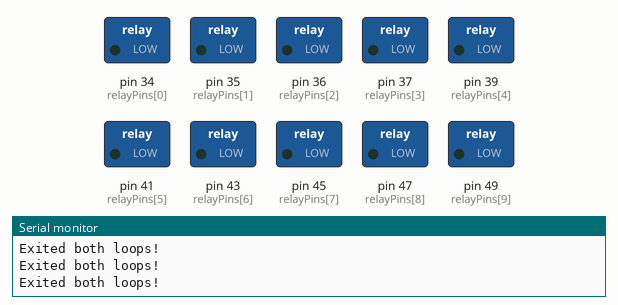
Bench run of a sketch on a simulated Arduino Mega 2560, built with avr-gcc and run on an emulated ATmega2560. On the bench: switched loads named in the sketch (green lamp = pin HIGH), the last lines printed to the serial monitor.

Above: at 0.1 s.
At 20.7 s:
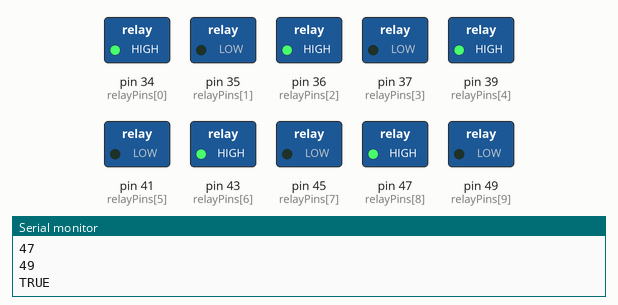
At 21.9 s:
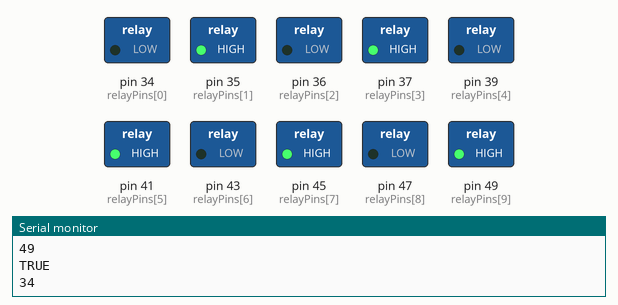
At 24.3 s:
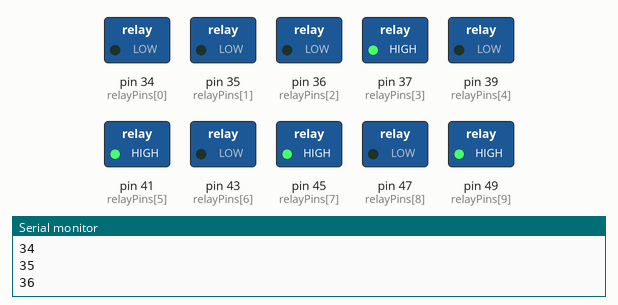
At 27.9 s:
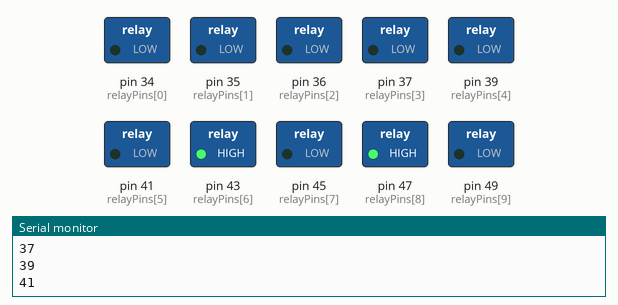
At 33.7 s:
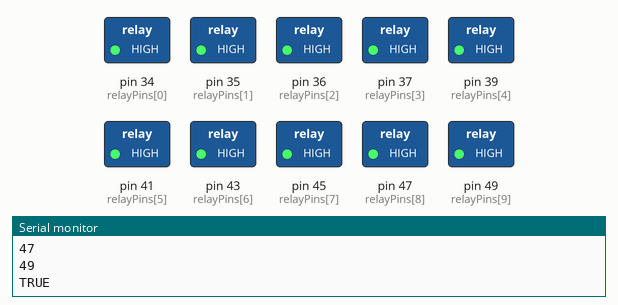
Timing chart, 0 to 40.0 s (numbered marks = the images above):
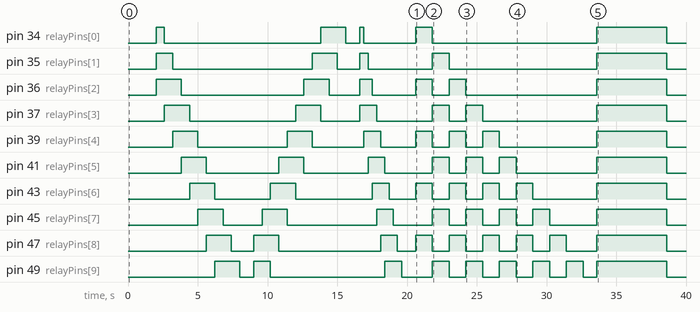

The sketch:

MultiFunctionPDLCSwitching.ino
```cpp
#define NUM_RELAYS 10

const int relayPins[NUM_RELAYS] = { 34, 35,36, 37, 39, 41, 43, 45,47,49};

const int relayPins2[NUM_RELAYS] = { 34, 35,36, 37, 39, 41, 43, 45,47,49};

bool canRunSectionOne = true;
bool canRunSectionTwo = false;
bool canRunSectionThree = false;
bool canRunSectionFour = false;
bool canRunSectionFive = false;

unsigned long previousMillis = millis();
unsigned long interval = 2000;       // Desired interval to blink (milliseconds)

void setup() {

  Serial.begin(9600);

  // Initialize the pins
  for (int i = 0; i < NUM_RELAYS; i++)
  {
    pinMode(relayPins[i], OUTPUT);
    digitalWrite(relayPins[i], LOW);  // Ensure relays are off initially
  }
}
void loop()
{
    manualControl();
}
void manualControl()
{
  unsigned long currentMillis = millis();

         if (currentMillis - previousMillis >= interval)
         {
                  previousMillis = currentMillis; // Save the last time you blinked the LED

                  if(canRunSectionOne == true)
                  {
                      for (int i = 0; i < NUM_RELAYS; i++)
                      {
                           digitalWrite(relayPins[i], HIGH);  // Activate relay
                          digitalWrite(relayPins[i+1], HIGH);  // Activate relay
                           digitalWrite(relayPins[i+2], HIGH);  // Activate relay
                           delay(600);
                            digitalWrite(relayPins[i], LOW);
                         digitalWrite(relayPins[i+1], LOW);
                         digitalWrite(relayPins[i+2], LOW);
                        Serial.println(relayPins[i]);
                              if(relayPins[i] == 49)
                               {
                                    Serial.println("TRUE");
                                     delay(1000);
                                    canRunSectionOne = false;
                                    canRunSectionTwo = true;
                                    break;
                               }
                       }
                  }

                  if(canRunSectionTwo == true)
                  {
                     for (int i = NUM_RELAYS ; i >0; i--)
                      {
                           digitalWrite(relayPins[i], HIGH);  // Activate relay
                          digitalWrite(relayPins[i-1], HIGH);  // Activate relay
                           digitalWrite(relayPins[i-2], HIGH);  // Activate relay
                           delay(600);
                            digitalWrite(relayPins[i], LOW);
                         digitalWrite(relayPins[i-1], LOW);
                         digitalWrite(relayPins[i-2], LOW);
                        Serial.println(relayPins[i]);
                              if(relayPins[i] == 34)
                               {
                                    Serial.println("TRUE");
                                     delay(1000);
                                     canRunSectionThree = true ;
                                    canRunSectionTwo = false;
                                    break;
                               }
                       }
                  }

                  if(canRunSectionThree == true)
                  {
                     for (int i = 0; i < NUM_RELAYS; i++)
                      {
                           digitalWrite(relayPins[i], HIGH);  // Activate relay
                          digitalWrite(relayPins[i+1], HIGH);  // Activate relay
                           digitalWrite(relayPins[i+2], HIGH);  // Activate relay
                           digitalWrite(relayPins[i+3], HIGH);  // Activate relay
                           delay(300);
                            digitalWrite(relayPins[i], LOW);
                         digitalWrite(relayPins[i+1], LOW);
                         digitalWrite(relayPins[i+2], LOW);
                         digitalWrite(relayPins[i+3], LOW);
                        Serial.println(relayPins[i]);
                              if(relayPins[i] == 49)
                               {
                                    Serial.println("TRUE");
                                     delay(1000);
                                     canRunSectionThree = false;
                                    canRunSectionFour= true;
                                    break;
                               }
                       }
                  }

                   if(canRunSectionFour == true)
                  {
                     for (int i = 0; i < NUM_RELAYS; i++)
                      {
                           digitalWrite(relayPins[i], HIGH);  // Activate relay
                          digitalWrite(relayPins[i+2], HIGH);  // Activate relay
                           digitalWrite(relayPins[i+4], HIGH);  // Activate relay
                           digitalWrite(relayPins[i+6], HIGH);  // Activate relay
                            digitalWrite(relayPins[i+8], HIGH);  // Activate relay
                           delay(1200);
                            digitalWrite(relayPins[i], LOW);
                         digitalWrite(relayPins[i+2], LOW);
                         digitalWrite(relayPins[i+4], LOW);
                         digitalWrite(relayPins[i+6], LOW);
                          digitalWrite(relayPins[i+8], LOW);  // Activate relay
                        Serial.println(relayPins[i]);
                              if(relayPins[i] == 49)
                               {
                                    Serial.println("TRUE");
                                     delay(1000);
                                     canRunSectionFive = true;
                                    canRunSectionFour= false;
                                    break;
                               }
                       }
                  }
                  if(canRunSectionFive == true)
                  {
                     for (int i = 0; i < 1; i++)
                      {
                           digitalWrite(relayPins[i], HIGH);  // Activate relay
                           digitalWrite(relayPins[i+1], HIGH);  // Activate relay
                           digitalWrite(relayPins[i+2], HIGH);  // Activate relay
                           digitalWrite(relayPins[i+3], HIGH);  // Activate relay
                           digitalWrite(relayPins[i+4], HIGH);  // Activate relay
                          digitalWrite(relayPins[i+5], HIGH);  // Activate relay
                           digitalWrite(relayPins[i+6], HIGH);  // Activate relay
                           digitalWrite(relayPins[i+7], HIGH);  // Activate relay
                            digitalWrite(relayPins[i+8], HIGH);  // Activate relay
                             digitalWrite(relayPins[i+9], HIGH);  // Activate relay
                           delay(5000);
                           digitalWrite(relayPins[i], LOW);  // Activate relay
                           digitalWrite(relayPins[i+1], LOW);  // Activate relay
                           digitalWrite(relayPins[i+2], LOW);  // Activate relay
                           digitalWrite(relayPins[i+3], LOW);  // Activate relay
                           digitalWrite(relayPins[i+4], LOW);  // Activate relay
                          digitalWrite(relayPins[i+5], LOW);  // Activate relay
                           digitalWrite(relayPins[i+6], LOW);  // Activate relay
                           digitalWrite(relayPins[i+7], LOW);  // Activate relay
                            digitalWrite(relayPins[i+8], LOW);  // Activate relay
                             digitalWrite(relayPins[i+9], LOW);  // Activate relay
                        Serial.println(relayPins[i]);
                              if(relayPins[i] == 34)
                               {
                                    Serial.println("TRUE");
                                     delay(1500);
                                     canRunSectionOne = true;
                                    canRunSectionFive= false;
                                    break;
                               }
                       }
                  }


          }
bailout:
  // Program execution continues here
  Serial.println("Exited both loops!");

}
```

Measured:
- by itself, pin 34 (relayPins[0]): LOW → HIGH at 2.0 s, → LOW 0.60 s later, → HIGH 11.2 s later, → LOW 1.8 s later, … (10 changes in this stretch)
- by itself, pin 35 (relayPins[1]): LOW → HIGH at 2.0 s, → LOW 1.2 s later, → HIGH 10.0 s later, → LOW 1.8 s later, … (10 changes in this stretch)
- by itself, pin 36 (relayPins[2]): LOW → HIGH at 2.0 s, → LOW 1.8 s later, → HIGH 8.8 s later, → LOW 1.8 s later, … (12 changes in this stretch)
- by itself, pin 37 (relayPins[3]): LOW → HIGH at 2.6 s, → LOW 1.8 s later, → HIGH 7.6 s later, → LOW 1.8 s later, … (12 changes in this stretch)
- by itself, pin 39 (relayPins[4]): LOW → HIGH at 3.2 s, → LOW 1.8 s later, → HIGH 6.4 s later, → LOW 1.8 s later, … (14 changes in this stretch)
- by itself, pin 41 (relayPins[5]): LOW → HIGH at 3.8 s, → LOW 1.8 s later, → HIGH 5.2 s later, → LOW 1.8 s later, … (14 changes in this stretch)
- by itself, pin 43 (relayPins[6]): LOW → HIGH at 4.4 s, → LOW 1.8 s later, → HIGH 4.0 s later, → LOW 1.8 s later, … (16 changes in this stretch)
- by itself, pin 45 (relayPins[7]): LOW → HIGH at 5.0 s, → LOW 1.8 s later, → HIGH 2.8 s later, → LOW 1.8 s later, … (16 changes in this stretch)
